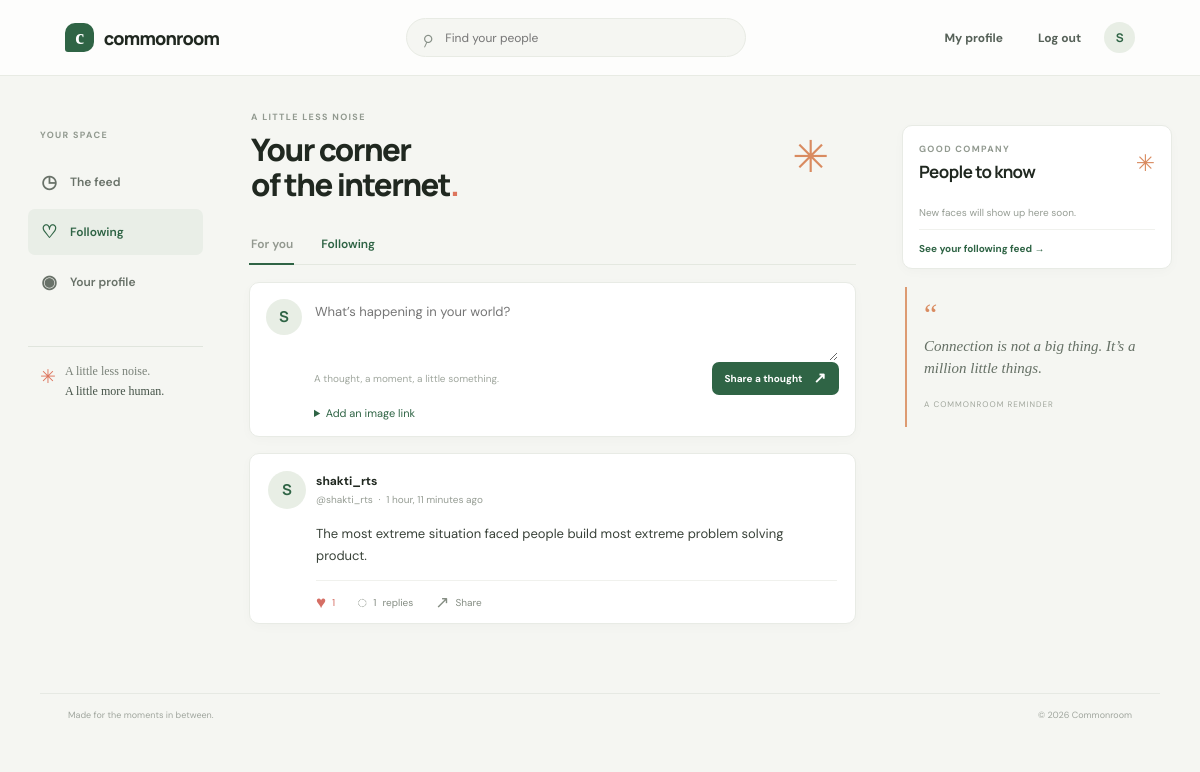
Page /?feed=following (signed in) on the committed database.
### network/models.py (models this page shows, shortened)
class Post(models.Model):
    author = models.ForeignKey(settings.AUTH_USER_MODEL, on_delete=models.CASCADE, related_name="posts")
    body = models.TextField(max_length=1000)
    image_url = models.URLField(blank=True)
    created_at = models.DateTimeField(auto_now_add=True, db_index=True)
    class Meta:
        ordering = ["-created_at"]

### network/views.py (the view, shortened to what this page needs)
# urls.py: path("", views.feed, name="feed"),
def feed(request):
    post_form = PostForm()
    search_query = request.GET.get("q", "").strip()
    posts = _posts_for(request.user)
    if request.GET.get("feed") == "following" and request.user.is_authenticated:
        following_ids = Follow.objects.filter(follower=request.user).values_list("followed_id", flat=True)
        posts = posts.filter(author_id__in=[*following_ids, request.user.id])
    if search_query:
        posts = posts.filter(
            Q(body__icontains=search_query) | Q(author__username__icontains=search_query)
        )
    suggested_users = User.objects.exclude(id=request.user.id if request.user.is_authenticated else None)
    if search_query:
        suggested_users = suggested_users.filter(
            Q(username__icontains=search_query)
            | Q(first_name__icontains=search_query)
            | Q(last_name__icontains=search_query)
        )
    if request.user.is_authenticated:
        already_following = Follow.objects.filter(follower=request.user, followed=OuterRef("pk"))
        suggested_users = suggested_users.annotate(is_following=Exists(already_following))
    suggested_users = suggested_users.select_related("profile").annotate(
        follower_count=Count("followers", distinct=True)
    ).order_by("-follower_count", "username")[:5]
    return render(request, "network/feed.html", {
        "posts": posts,
        "post_form": post_form,
        "suggested_users": suggested_users,
        "active_feed": request.GET.get("feed", "for-you"),
        "search_query": search_query,
    })

### network/forms.py
class PostForm(forms.ModelForm):
    class Meta:
        model = Post
        fields = ("body", "image_url")
        widgets = {
            "body": forms.Textarea(attrs={"rows": 3, "placeholder": "What’s happening in your world?"}),
            "image_url": forms.URLInput(attrs={"placeholder": "Optional image URL"}),
        }

### network/views.py (called while the page is built)
def _posts_for(user=None):
    posts = Post.objects.select_related("author", "author__profile").prefetch_related(
        Prefetch("comments", queryset=Comment.objects.select_related("author", "author__profile")),
    ).annotate(like_count=Count("likes", distinct=True), comment_count=Count("comments", distinct=True))
    if user and user.is_authenticated:
        posts = posts.annotate(
            liked_by_viewer=Exists(Like.objects.filter(post=OuterRef("pk"), user=user))
        )
    return posts

### network/templates/network/feed.html (shortened to what this page needs)
{% extends "network/base.html" %}
{% block content %}
<div class="layout-grid">
  <aside class="left-rail">
    <p class="eyebrow">YOUR SPACE</p>
    <a class="rail-link {% if active_feed != 'following' %}active{% endif %}" href="{% url 'feed' %}"><span>◷</span> The feed</a>
    <a class="rail-link {% if active_feed == 'following' %}active{% endif %}" href="{% url 'feed' %}?feed=following"><span>♡</span> Following</a>
    {% if user.is_authenticated %}<a class="rail-link" href="{% url 'profile' user.username %}"><span>◉</span> Your profile</a>{% else %}<a class="rail-link" href="{% url 'signup' %}"><span>◉</span> Make a profile</a>{% endif %}
    <div class="rail-note"><span class="note-star">✳</span><p>A little less noise.<br><strong>A little more human.</strong></p></div>
  </aside>
  <section class="feed-column">
    <div class="welcome-row"><div><p class="eyebrow">A LITTLE LESS NOISE</p><h1>Your corner<br>of the internet<span class="period">.</span></h1></div><span class="sun-doodle" aria-hidden="true">✳</span></div>
    <div class="feed-tabs"><a class="{% if active_feed != 'following' %}selected{% endif %}" href="{% url 'feed' %}">For you</a><a class="{% if active_feed == 'following' %}selected{% endif %}" href="{% url 'feed' %}?feed=following">Following</a><span class="tab-line"></span></div>
    <form class="composer card" method="post" action="{% url 'feed' %}">
      {% if user.is_authenticated %}
        <div class="avatar composer-avatar">{% if user.profile.avatar_url %}<img src="{{ user.profile.avatar_url }}" alt="">{% else %}{{ user.username|slice:":1"|upper }}{% endif %}</div>
        <div class="composer-content"><label class="sr-only" for="{{ post_form.body.id_for_label }}">Write a post</label>{{ post_form.body }}<div class="composer-bottom"><span class="composer-hint">A thought, a moment, a little something.</span><button class="button button-dark" type="submit">Share a thought <span>↗</span></button></div>
        <details class="image-option"><summary>Add an image link</summary>{{ post_form.image_url }}</details>
        </div>
      {% else %}
        <div class="avatar composer-avatar">C</div><div class="composer-content"><p class="guest-prompt">The best conversations start with you.</p><a class="button button-dark" href="{% url 'signup' %}">Create your free account <span>↗</span></a></div>
      {% endif %}
    </form>
    <div class="post-list">
      {% for post in posts %}
        <article class="post-card card">
          <div class="post-head">
            <a class="avatar" href="{% url 'profile' post.author.username %}">{% if post.author.profile.avatar_url %}<img src="{{ post.author.profile.avatar_url }}" alt="">{% else %}{{ post.author.username|slice:":1"|upper }}{% endif %}</a>
            <div class="author-meta"><a href="{% url 'profile' post.author.username %}" class="author-name">{{ post.author.get_full_name|default:post.author.username }}</a><span>@{{ post.author.username }} <i>·</i> <time datetime="{{ post.created_at|date:'c' }}">{{ post.created_at|timesince }} ago</time></span></div>
          </div>
          <div class="post-copy">{{ post.body|linebreaksbr }}</div>
          <div class="post-actions">
            <form method="post" action="{% url 'toggle_like' post.id %}">{% csrf_token %}<input type="hidden" name="next" value="{{ request.get_full_path }}"><button class="action-button {% if post.liked_by_viewer %}liked{% endif %}" type="submit" aria-label="{% if post.liked_by_viewer %}Unlike{% else %}Like{% endif %} post"><span>{% if post.liked_by_viewer %}♥{% else %}♡{% endif %}</span> {{ post.like_count }}</button></form>
            <button class="action-button comment-toggle" type="button" aria-expanded="false"><span>◌</span> {{ post.comment_count }} <span class="action-label">replies</span></button>
            <button class="action-button share-button" type="button" data-share-url="{{ request.scheme }}://{{ request.get_host }}{% url 'profile' post.author.username %}"><span>↗</span> <span class="action-label">Share</span></button>
          </div>
        </article>
      {% endfor %}
    </div>
  </section>
  <aside class="right-rail">
    <section class="community-card card"><div class="side-title"><div><p class="eyebrow">GOOD COMPANY</p><h2>People to know</h2></div><span>✳</span></div>
      {% for person in suggested_users %}
        <div class="suggestion"><a class="avatar avatar-small" href="{% url 'profile' person.username %}">{% if person.profile.avatar_url %}<img src="{{ person.profile.avatar_url }}" alt="">{% else %}{{ person.username|slice:":1"|upper }}{% endif %}</a><div class="suggestion-meta"><a href="{% url 'profile' person.username %}">{{ person.get_full_name|default:person.username }}</a><span>@{{ person.username }}</span></div>
          {% if user.is_authenticated and user != person %}<form method="post" action="{% url 'toggle_follow' person.username %}">{% csrf_token %}<input type="hidden" name="next" value="{{ request.get_full_path }}"><button class="follow-dot {% if person.is_following %}is-following{% endif %}" aria-label="{% if person.is_following %}Unfollow{% else %}Follow{% endif %} @{{ person.username }}" type="submit">{% if person.is_following %}✓{% else %}+{% endif %}</button></form>{% endif %}
        </div>
      {% empty %}<p class="side-empty">New faces will show up here soon.</p>{% endfor %}
      {% if user.is_authenticated %}<a class="text-link discover-link" href="{% url 'feed' %}?feed=following">See your following feed →</a>{% endif %}
    </section>
    <div class="quote-card"><span>“</span><p>Connection is not a big thing. It’s a million little things.</p><small>A COMMONROOM REMINDER</small></div>
  </aside>
</div>
{% endblock %}

### network/templates/network/base.html (shortened to what this page needs)
{% load static %}
<!doctype html>
<html lang="en">
<head>
  <link rel="stylesheet" href="{% static 'network/styles.css' %}">
</head>
<body>
  <header class="topbar">
    <a class="brand" href="{% url 'feed' %}" aria-label="Commonroom home"><span class="brand-mark">c</span><span>commonroom</span></a>
    <form class="search-box" action="{% url 'feed' %}" method="get">
      <span aria-hidden="true">⌕</span><input name="q" value="{{ search_query }}" placeholder="Find your people" aria-label="Search the community">
    </form>
    <nav class="top-actions" aria-label="Account">
      {% if user.is_authenticated %}
        <a class="button button-quiet desktop-link" href="{% url 'profile' user.username %}">My profile</a>
        <form action="{% url 'logout' %}" method="post">{% csrf_token %}<button class="button button-quiet" type="submit">Log out</button></form>
        <a class="avatar avatar-small" href="{% url 'profile' user.username %}">{{ user.username|slice:":1"|upper }}</a>
      {% else %}
        <a class="button button-quiet" href="{% url 'login' %}">Log in</a><a class="button button-dark" href="{% url 'signup' %}">Join the room <span>↗</span></a>
      {% endif %}
    </nav>
  </header>
  <main class="page-shell">{% block content %}{% endblock %}</main>
  <footer class="site-footer"><span>Made for the moments in between.</span><span>© {% now "Y" %} Commonroom</span></footer>
</body>
</html>

### rows in the picture
Post: author.username "S", author.get_full_name "shakti_rts", author.username "shakti_rts", created_at "1 hour, 11 minutes", body "The most extreme situation faced people build most extreme problem solving product.", like_count "1", comment_count "1"

### other values in the picture
{{ user.username|slice:":1"|upper }} "S"
